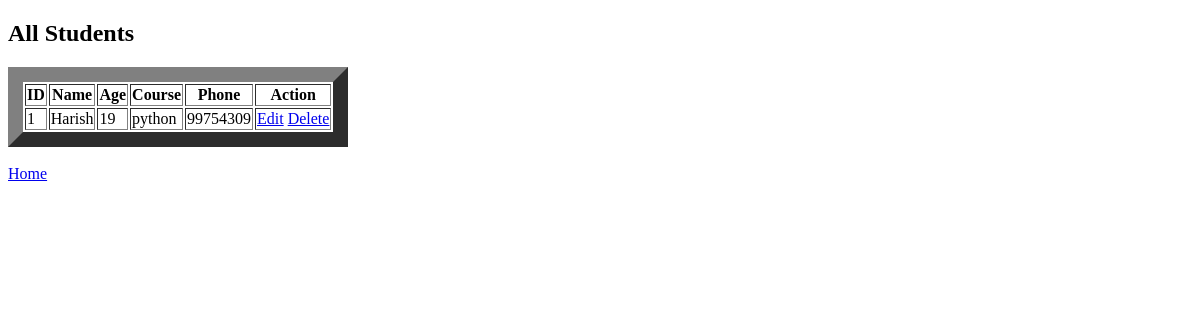
Before: /students with the older database file.
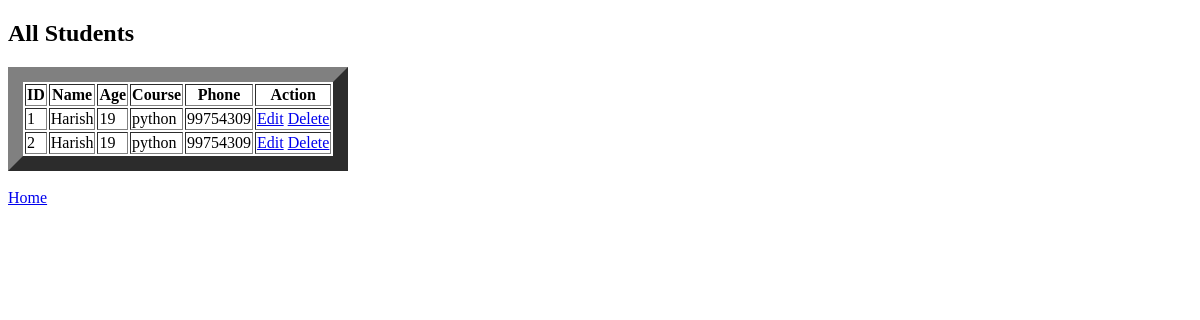
After: the same page with the newer database file.
### tables this page shows
CREATE TABLE students(
        id INTEGER PRIMARY KEY AUTOINCREMENT,
        name TEXT,
        age INTEGER,
        course TEXT,
        phone TEXT
    );

### app.py (the view)
@app.route("/students")
def students():
    conn = sqlite3.connect("student.db")
    cur = conn.cursor()
    cur.execute("SELECT * FROM students")
    students = cur.fetchall()
    conn.close()
    return render_template("students.html", students=students)

### templates/students.html (shortened to what this page needs)
<!DOCTYPE html>
<html>
<head>
</head>
<body>
<h2>All Students</h2>
<table border="15">
<tr>
    <th>ID</th>
    <th>Name</th>
    <th>Age</th>
    <th>Course</th>
    <th>Phone</th>
    <th>Action</th>
</tr>
{% for student in students %}
<tr>
<td>{{ student[0] }}</td>
<td>{{ student[1] }}</td>
<td>{{ student[2] }}</td>
<td>{{ student[3] }}</td>
<td>{{ student[4] }}</td>
<td>
<a href="/edit/{{ student[0] }}">Edit</a>
<a href="/delete/{{ student[0] }}">Delete</a>
</td>
</tr>
{% endfor %}
</table>
<br>
<a href="/">Home</a>
</body>
</html>

Changed rows visible on the page:
added students: id "2", name "Harish", age "19", course "python", phone "99754309"
